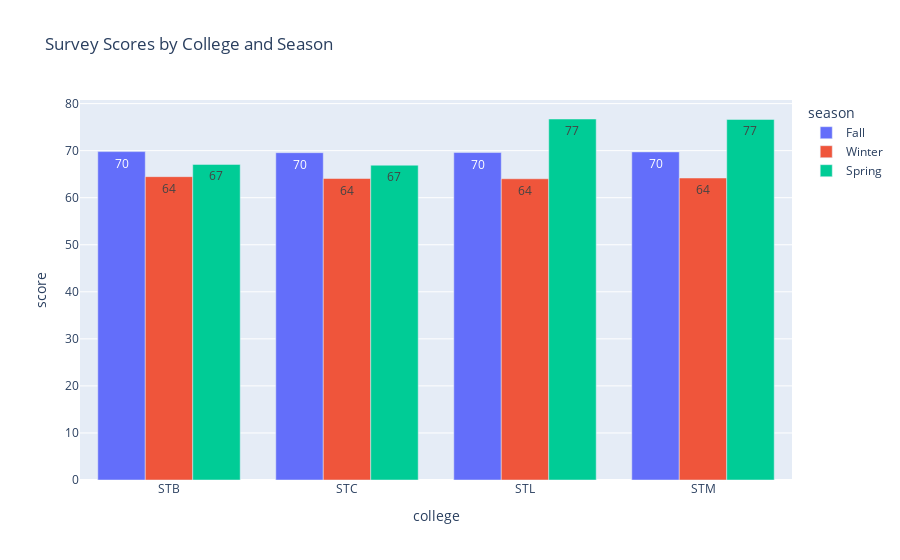

This figure's notebook cell:
### Markdown cell above
Now that the DataFrame is sorted correctly, we can create our grouped bar graph:

### Code cell
fig_survey_results_by_college_and_season = px.bar(
    df_survey_results_by_college_long, 
    x = 'college', y = 'score', 
    title = 'Survey Scores by College and Season',
      color = 'season', text_auto = '.0f', barmode = 'group')
fig_survey_results_by_college_and_season

### Figure 1 — Plotly figure (JSON) as saved in the notebook; plotly's stock layout.template omitted (floating-point values rounded to 4 significant figures)
{"data": [{"alignmentgroup": "True", "hovertemplate": "season=Fall<br>college=%{x}<br>score=%{y}<extra></extra>", "legendgroup": "Fall", "marker": {"color": "#636efa", "pattern": {"shape": ""}}, "name": "Fall", "offsetgroup": "Fall", "orientation": "v", "showlegend": true, "textposition": "auto", "texttemplate": "%{y:.0f}", "type": "bar", "x": ["STB", "STC", "STL", "STM"], "xaxis": "x", "y": [69.8, 69.57, 69.6, 69.74], "yaxis": "y"}, {"alignmentgroup": "True", "hovertemplate": "season=Winter<br>college=%{x}<br>score=%{y}<extra></extra>", "legendgroup": "Winter", "marker": {"color": "#EF553B", "pattern": {"shape": ""}}, "name": "Winter", "offsetgroup": "Winter", "orientation": "v", "showlegend": true, "textposition": "auto", "texttemplate": "%{y:.0f}", "type": "bar", "x": ["STB", "STC", "STL", "STM"], "xaxis": "x", "y": [64.47, 64.08, 64.03, 64.18], "yaxis": "y"}, {"alignmentgroup": "True", "hovertemplate": "season=Spring<br>college=%{x}<br>score=%{y}<extra></extra>", "legendgroup": "Spring", "marker": {"color": "#00cc96", "pattern": {"shape": ""}}, "name": "Spring", "offsetgroup": "Spring", "orientation": "v", "showlegend": true, "textposition": "auto", "texttemplate": "%{y:.0f}", "type": "bar", "x": ["STB", "STC", "STL", "STM"], "xaxis": "x", "y": [67.08, 66.91, 76.73, 76.64], "yaxis": "y"}], "layout": {"autosize": true, "barmode": "group", "legend": {"title": {"text": "season"}, "tracegroupgap": 0}, "title": {"text": "Survey Scores by College and Season"}, "xaxis": {"anchor": "y", "autorange": true, "domain": [0, 1], "range": [-0.5, 3.5], "title": {"text": "college"}, "type": "category"}, "yaxis": {"anchor": "x", "autorange": true, "domain": [0, 1], "range": [0, 80.77], "title": {"text": "score"}, "type": "linear"}}}
